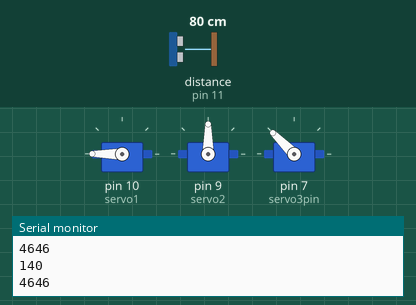
A sketch run on a simulated Arduino Uno, built with avr-gcc and run on an emulated ATmega328P. Shown: 3 × servo, the last lines printed to the serial monitor. Wiring (inferred from the names in the program): ultrasonic range finder: trigger pin 12; echo pin 11. The inputs (shaded band) are chosen by the test bench; at power-on: distance to the obstacle (sensor on pin 11) 80 cm. The echo pulse lasts 58.3 µs per cm.

Above: at 1.2 s.
1.3 s: distance to the obstacle (sensor on pin 11) set to 2 cm
At 3.8 s:
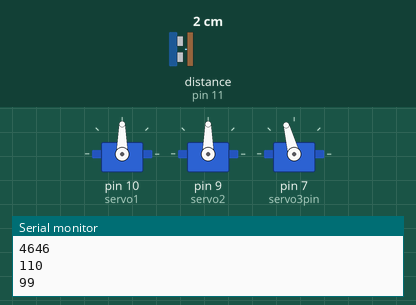
10.3 s: distance to the obstacle (sensor on pin 11) set to 35 cm
At 11.0 s:
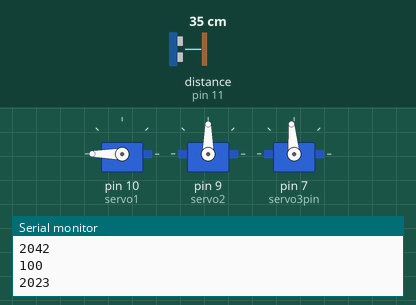
13.3 s: distance to the obstacle (sensor on pin 11) set to 4 cm
At 16.3 s:
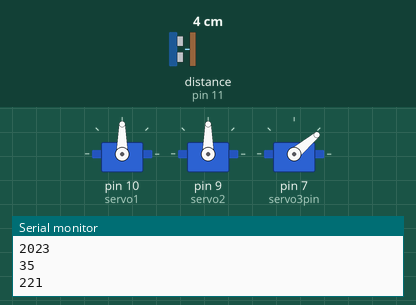
Timing chart, 0 to 53.6 s (numbered marks = the images above; inputs shaded):
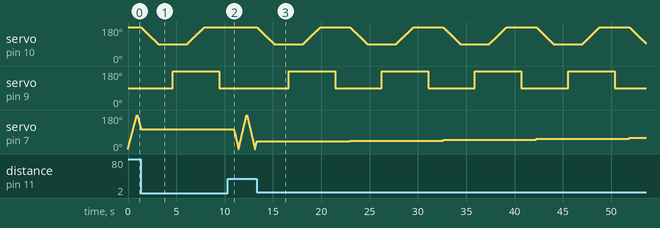

Measured:
- after the input at 1.3 s, servo on pin 9 (servo2): 90° → 180° after 3.3 s, → 90° 4.8 s later; servo on pin 7 (servo3pin): goes on until 1.3 s, then stays 105°
- after the input at 10.3 s, servo on pin 10 (servo1): stays 180° (without the input it goes to 179° after 0.66 s)
- by itself, servo on pin 7 (servo3pin): rises from 0° to 180° in 0.90 s, then falls to 115° in 0.36 s

The sketch:

sketch_apr27a.ino
```cpp
//SERVO
#include <Servo.h>
Servo servo1; //one at tower WHITE CABLE
Servo servo2; //one at garden BLUE CABLE
int DELAY = 1500;
int loop_DELAY = 20;
int s1_garden = 90; //WITH WHILE LOOP GETTIN IT TO 180 DEGREES
int s1_tower = 180; //WITH WHILE LOOP GETTING IT TO 90 DEGREES
int s2_hold = 90;
int s2_letGo = 180;

//HCSR-04
int triggerPin = 12;
int echoPin = 11;
int pingTravelTime;


//autoRotate
Servo servo3;
int iniServo3pos = 0;
int servo3pin = 7;
int pos;
int flagRotate = 1;


void setup() {
  //SERVO
  servo1.attach(10);
  servo2.attach(9);
  servo1.write(180);
  Serial.begin(9600);

  //HCSR-04
  pinMode(triggerPin, OUTPUT);
  pinMode(echoPin, INPUT);
  Serial.begin(9600);

  //autoRotate

  servo3.attach(servo3pin);
  pos = iniServo3pos;
  servo3.write(pos);

}

void loop() {

  digitalWrite(triggerPin, LOW);
  delayMicroseconds(10);
  digitalWrite(triggerPin, HIGH);
  delayMicroseconds(10);
  digitalWrite(triggerPin, LOW);
  pingTravelTime = pulseIn(echoPin, HIGH);
  delay(loop_DELAY);
//  Serial.println(pingTravelTime);
  Serial.println(pos);
  Serial.println(pingTravelTime);

//  autorotate -START-

  if (flagRotate == 1){
    if(pos < 180){
      pos += 5;
      servo3.write(pos);
    }
    else{
      flagRotate = 0;
      }
  }
  else if(flagRotate == 0){
    if(pos>0){
      pos -= 5;
      servo3.write(pos);
      }
     else{flagRotate = 1;}
    }


//  autorotate -END-

  if(pingTravelTime <= 1500){
    while (s1_tower != 90){
      s1_tower--;
      servo1.write(s1_tower);
      delay(loop_DELAY);
      }
    delay(DELAY);
    servo2.write(s2_letGo);
    delay(DELAY);
    while (s1_garden != 180){
      s1_garden++;
      servo1.write(s1_garden);
      delay(loop_DELAY);
    }
    delay(DELAY);
    servo2.write(s2_hold);
    delay(DELAY);
    s1_tower = 180;
    s1_garden = 90;
  }
}
```
